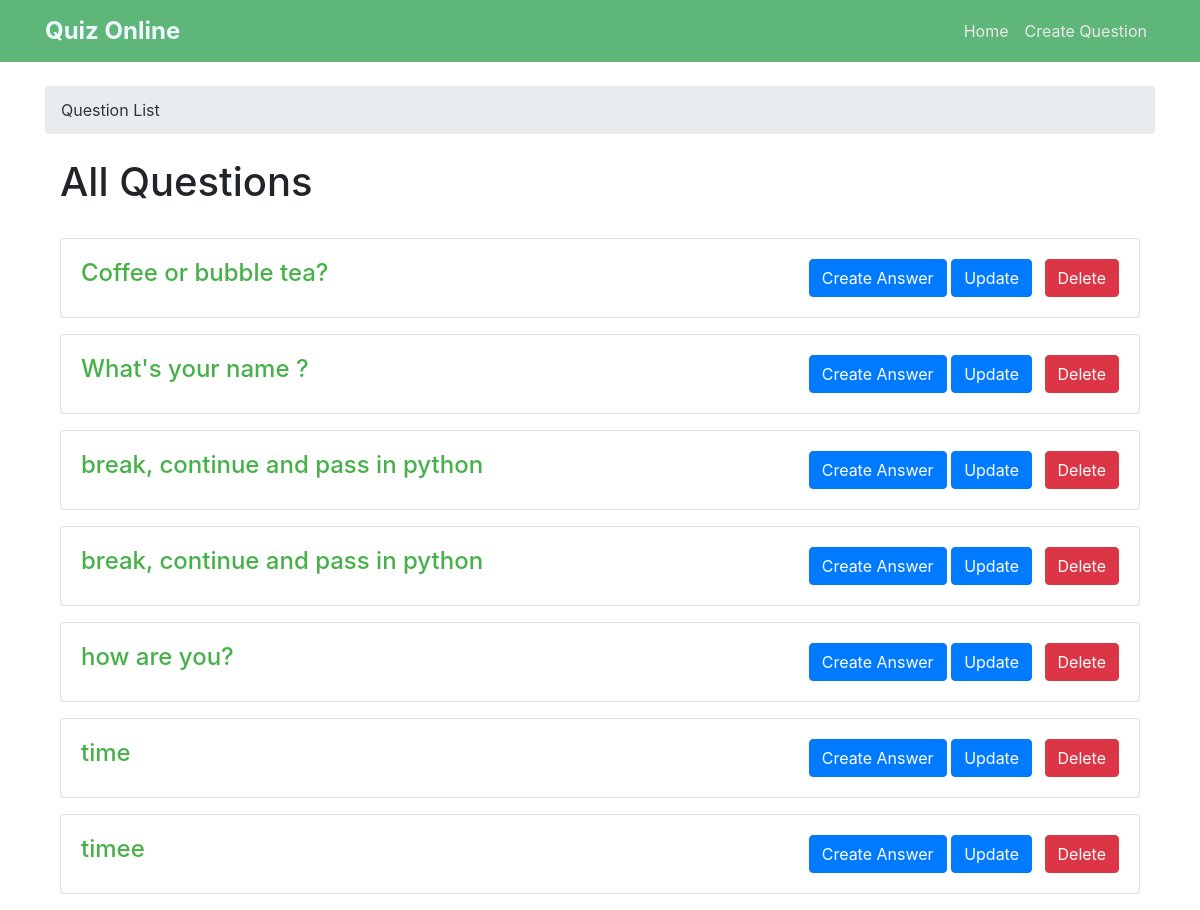
The app's page /, older data.
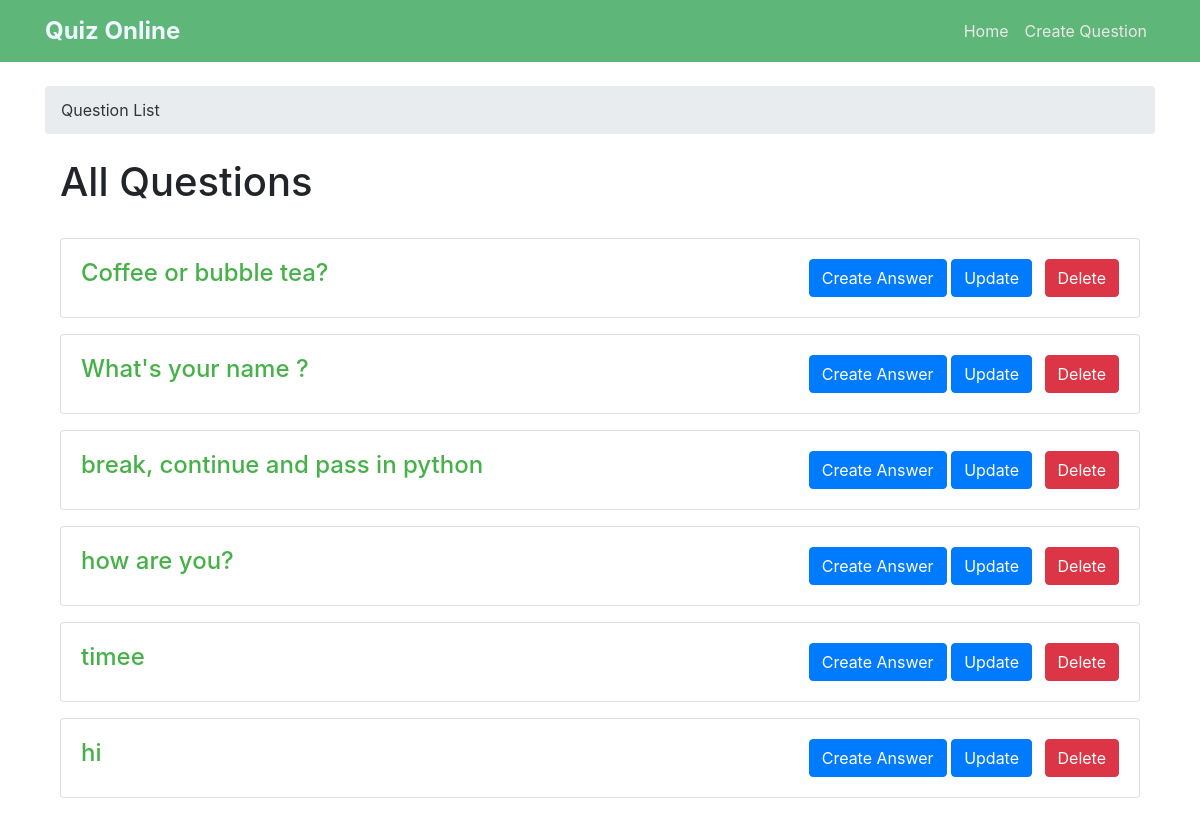
The same page, newer data.
### quiz_app/models.py (models this page shows)
class Question(models.Model):
    author = models.ForeignKey(User, on_delete=models.CASCADE)
    question_title = models.CharField(max_length=100)
    content = models.TextField(max_length=1000)
    tags = TaggableManager()
    created_at = models.DateTimeField(default=timezone.now)
    def __str__(self) -> str:
        return self.question_title

### quiz_app/views.py (the view)
# urls.py: path('', Question_List.as_view(), name = 'indax'),
class Question_List(ListView):
    model = Question
    context_object_name = "question"

### quiz_app/templates/quiz_app/question_list.html (shortened to what this page needs)
{% extends 'base.html' %}
{% block breadcrumb %}
    <li class="breadcrumb-item active">Question List</li>
{% endblock %}
{% block content %}
  <div class="container mt-4">
    <h1>All Questions</h1>
    <br>
    {% for q in question %}
    <div class="card mb-3">
      <div class="card-body d-flex justify-content-between">
        <a href="{{ q.id }}" class="a">
          <h4 class="card-title">{{ q }} </h4>
        <div>
          <a href="{{ q.id}}/answer" class="btn btn-primary">
             Create Answer
          </a>
          <a href="{{ q.id }}/update" class="btn btn-primary">
             Update
          </a>
          <a href="{{ q.id }}/delete" class="btn btn-danger ml-2">
             Delete
          </a>
        </div>
      </div>
    </div>
    {% endfor %}
  </div>
{% endblock %}

Row changes from the older to the newer data that the page shows:
removed Question: question_title "break, continue and pass in python"
removed Question: question_title "time"
added Question: question_title "hi"
